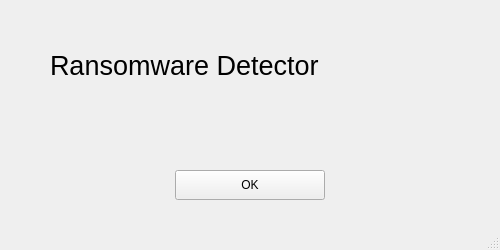
<?xml version="1.0" encoding="UTF-8"?>
<ui version="4.0">
 <class>MainWindow</class>
 <widget class="QMainWindow" name="MainWindow">
  <property name="windowModality">
   <enum>Qt::NonModal</enum>
  </property>
  <property name="geometry">
   <rect>
    <x>0</x>
    <y>0</y>
    <width>500</width>
    <height>250</height>
   </rect>
  </property>
  <property name="sizePolicy">
   <sizepolicy hsizetype="Preferred" vsizetype="Preferred">
    <horstretch>0</horstretch>
    <verstretch>0</verstretch>
   </sizepolicy>
  </property>
  <property name="baseSize">
   <size>
    <width>400</width>
    <height>200</height>
   </size>
  </property>
  <property name="windowTitle">
   <string>RansDet</string>
  </property>
  <property name="autoFillBackground">
   <bool>false</bool>
  </property>
  <widget class="QWidget" name="centralwidget">
   <property name="sizePolicy">
    <sizepolicy hsizetype="Preferred" vsizetype="Preferred">
     <horstretch>0</horstretch>
     <verstretch>0</verstretch>
    </sizepolicy>
   </property>
   <property name="baseSize">
    <size>
     <width>400</width>
     <height>200</height>
    </size>
   </property>
   <widget class="QLabel" name="label">
    <property name="geometry">
     <rect>
      <x>50</x>
      <y>40</y>
      <width>400</width>
      <height>50</height>
     </rect>
    </property>
    <property name="font">
     <font>
      <pointsize>20</pointsize>
     </font>
    </property>
    <property name="text">
     <string>Ransomware Detector</string>
    </property>
   </widget>
   <widget class="QLabel" name="bytes_area">
    <property name="geometry">
     <rect>
      <x>100</x>
      <y>110</y>
      <width>300</width>
      <height>30</height>
     </rect>
    </property>
    <property name="font">
     <font>
      <pointsize>8</pointsize>
     </font>
    </property>
    <property name="acceptDrops">
     <bool>false</bool>
    </property>
    <property name="text">
     <string/>
    </property>
    <property name="wordWrap">
     <bool>true</bool>
    </property>
   </widget>
   <widget class="QPushButton" name="finish">
    <property name="geometry">
     <rect>
      <x>175</x>
      <y>170</y>
      <width>150</width>
      <height>30</height>
     </rect>
    </property>
    <property name="cursor">
     <cursorShape>PointingHandCursor</cursorShape>
    </property>
    <property name="text">
     <string>OK</string>
    </property>
   </widget>
  </widget>
  <widget class="QStatusBar" name="statusbar"/>
 </widget>
 <resources/>
 <connections/>
</ui>
